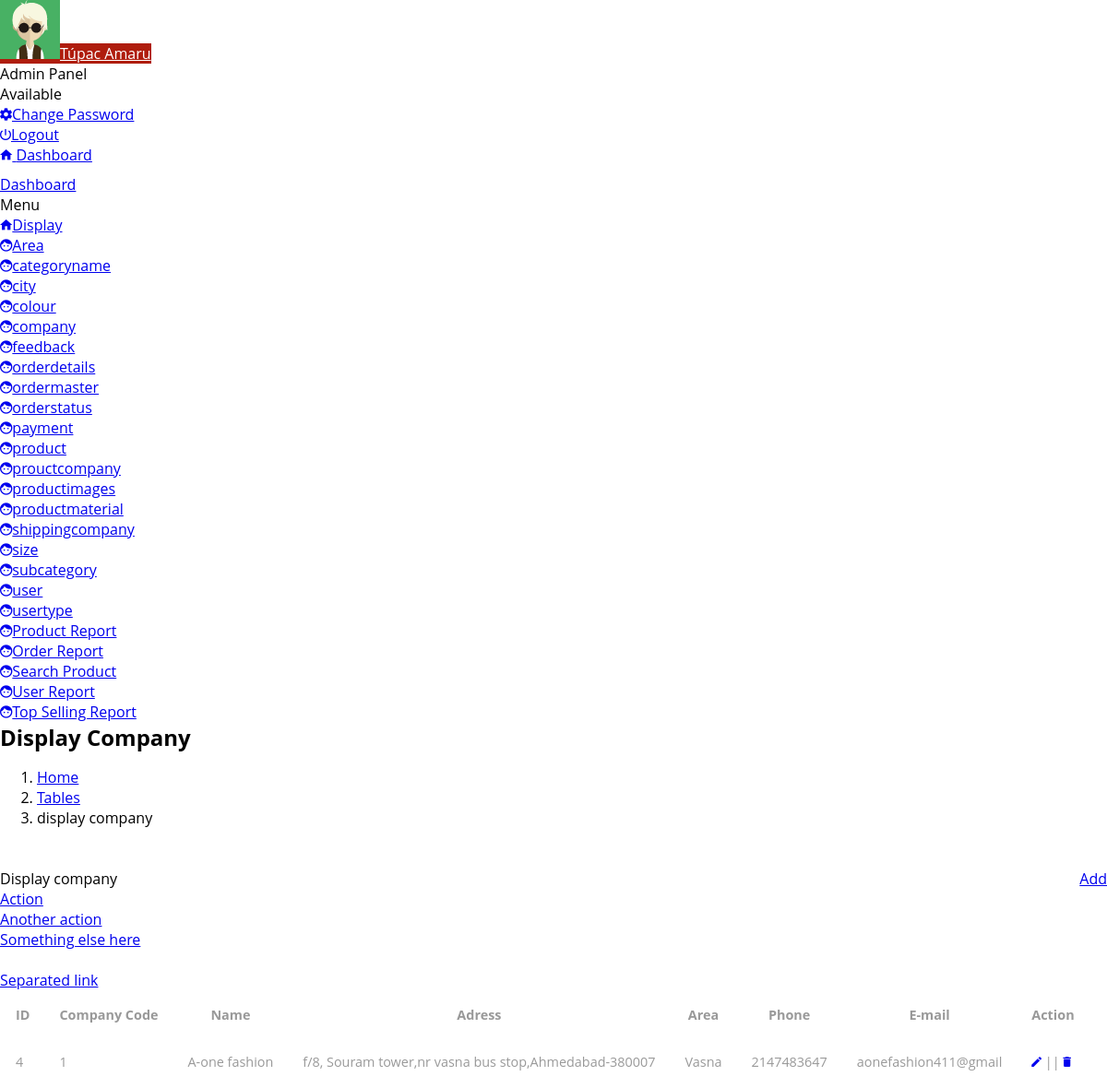
The app's page /admin/display-company.php with its own data.
### tables this page shows
CREATE TABLE IF NOT EXISTS `tbl_company` (
  `company_id` int(11) NOT NULL,
  `company_code` varchar(200) NOT NULL,
  `Name` varchar(20) NOT NULL,
  `Address` varchar(240) NOT NULL,
  `Area_id` int(11) NOT NULL,
  `Ph_no` int(11) NOT NULL,
  `Email` varchar(20) NOT NULL,
  `is_active` int(11) NOT NULL DEFAULT '1',
  `is_delete` int(11) NOT NULL DEFAULT '0',
  `insert_datetime` timestamp NOT NULL DEFAULT CURRENT_TIMESTAMP
);

CREATE TABLE IF NOT EXISTS `tbl_area` (
  `Area_id` int(11) NOT NULL,
  `Area_name` varchar(20) NOT NULL,
  `City_id` int(11) NOT NULL,
  `is_active` int(11) NOT NULL DEFAULT '1',
  `is_delete` int(11) NOT NULL DEFAULT '0',
  `insert_datetime` datetime NOT NULL DEFAULT CURRENT_TIMESTAMP
);

### admin/display-company.php (the view, shortened to what this page needs)
<!DOCTYPE html>
<html lang="en">
<head>
    <link rel="stylesheet" type="text/css" href="assets/lib/perfect-scrollbar/css/perfect-scrollbar.min.css"/>
    <link rel="stylesheet" type="text/css" href="assets/lib/material-design-icons/css/material-design-iconic-font.min.css"/>
    <link rel="stylesheet" type="text/css" href="assets/lib/datetimepicker/css/bootstrap-datetimepicker.min.css"/>
    <link rel="stylesheet" type="text/css" href="assets/lib/daterangepicker/css/daterangepicker.css"/>
    <link rel="stylesheet" type="text/css" href="assets/lib/select2/css/select2.min.css"/>
    <link rel="stylesheet" type="text/css" href="assets/lib/bootstrap-slider/css/bootstrap-slider.css"/>
    <link rel="stylesheet" href="assets/css/style.css" type="text/css"/>
  </head>
  <body>
    <div class="be-wrapper">
      <?php
      include './theme-part/header.php';
      ?>
      <?php
      include './theme-part/side_bar.php';
      ?>
         <div class="be-content">
        <div class="page-head">
          <h2 class="page-head-title">Display Company</h2>
          <ol class="breadcrumb page-head-nav">
            <li><a href="#">Home</a></li>
            <li><a href="#">Tables</a></li>
            <li class="active">display company</li>
          </ol>
          <a href="insert-company.php" class="btn btn-primary" style="float: right">Add</a>
        </div>
        <div class="main-content container-fluid">
          <div class="row">
            <div class="col-sm-12">
              <div class="panel panel-default panel-table">
                <div class="panel-heading"> Display company
                  <div class="tools dropdown"><a href="#" type="button" data-toggle="dropdown" class="dropdown-toggle"></a>
                    <ul role="menu" class="dropdown-menu pull-right">
                      <li><a href="#">Action</a></li>
                      <li><a href="#">Another action</a></li>
                      <li><a href="#">Something else here</a></li>
                      <li class="divider"></li>
                      <li><a href="#">Separated link</a></li>
                    </ul>
                  </div>
                </div>
                <div class="panel-body">
                  <table  class="table table-striped table-hover table-fw-widget">
                    <thead>
                      <tr>
                        <th>ID</th>
                       <th>Company Code</th>
                       <th>Name</th>
                       <th>Adress</th>
                       <th>Area</th>
                       <th>Phone</th>
                       <th>E-mail</th>
                       <th class="tg-5xsc">Action</th>
                      </tr>
                    </thead>
 <?php
$qry = "SELECT
    `tbl_company`.*
    , `tbl_area`.*
FROM
    `tbl_company`
    INNER JOIN `tbl_area`
        ON (`tbl_company`.`Area_id` = `tbl_area`.`Area_id`);";
$result = mysqli_query($conn,$qry);
 while ($row = mysqli_fetch_array($result)){
    echo "<tr>";
    echo "<td>{$row['company_id']}</td>";
    echo "<td>{$row['company_code']}</td>";
    echo "<td>{$row['Name']}</td>";
    echo "<td>{$row['Address']}</td>";
    echo "<td>{$row['Area_name']}</td>";
    echo "<td>{$row['Ph_no']}</td>";
    echo "<td>{$row['Email']}</td>";
    echo "<td><a href='edit-company.php?eid={$row['company_id']}'><i class='mdi mdi-edit' aria-hidden='true'></i></a> || <a href='?id=$row[0]'><i class='mdi mdi-delete' aria-hidden='true'></i></a> </td>";
}
?>
                  </table>
                </div>
              </div>
            </div>
          </div>
        </div>
      </div>
    </div>
  </body>
</html>

### css/style.css (style rules this page uses)
body a { transition:0.5s all; -webkit-transition:0.5s all; -moz-transition:0.5s all; -o-transition:0.5s all; -ms-transition:0.5s all; }
h1,h2,h3,h4,h5,h6 { padding:0 0; margin:0 0; font-family: 'Open Sans', sans-serif; }
ul { padding:0 0; margin:0 0; }
body { padding:0 0; margin:0 0; font-family: 'Open Sans', sans-serif; }
.table > thead > tr > th, .table > tbody > tr > th, .table > tfoot > tr > th, .table > thead > tr > td, .table > tbody > tr > td, .table > tfoot > tr > td { border-top: none !important; }
.table td, .table>tbody>tr>td, .table>tbody>tr>th, .table>tfoot>tr>td, .table>tfoot>tr>th, .table>thead>tr>td, .table>thead>tr>th { padding: 15px!important; }
.table > thead > tr > th, .table > tbody > tr > th, .table > tfoot > tr > th, .table > thead > tr > td, .table > tbody > tr > td, .table > tfoot > tr > td { font-size: 0.9em; color: #999; border-top: none !important; }
ol { margin-bottom: 44px; }

### records on screen
tbl_company: company_id "4", company_code "1", Name "A-one fashion", Address "f/8, Souram tower,nr vasna bus stop,Ahmedabad-380007", Area.Area_name "Vasna", Ph_no "2147483647", Email "aonefashion411@gmail"
